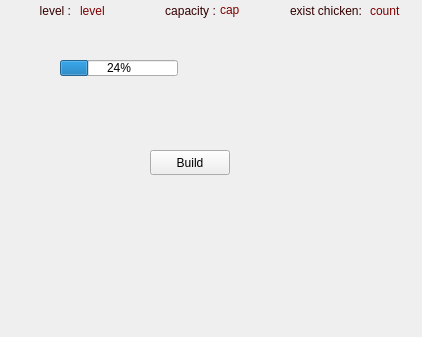
<?xml version="1.0" encoding="UTF-8"?>
<ui version="4.0">
 <class>checken_coop</class>
 <widget class="QDialog" name="checken_coop">
  <property name="geometry">
   <rect>
    <x>0</x>
    <y>0</y>
    <width>422</width>
    <height>337</height>
   </rect>
  </property>
  <property name="minimumSize">
   <size>
    <width>422</width>
    <height>337</height>
   </size>
  </property>
  <property name="maximumSize">
   <size>
    <width>422</width>
    <height>337</height>
   </size>
  </property>
  <property name="windowTitle">
   <string>chicken coop</string>
  </property>
  <property name="sizeGripEnabled">
   <bool>false</bool>
  </property>
  <widget class="QPushButton" name="feed">
   <property name="geometry">
    <rect>
     <x>70</x>
     <y>190</y>
     <width>161</width>
     <height>151</height>
    </rect>
   </property>
   <property name="cursor">
    <cursorShape>PointingHandCursor</cursorShape>
   </property>
   <property name="toolTip">
    <string>&lt;html&gt;&lt;head/&gt;&lt;body&gt;&lt;p&gt;&lt;span style=&quot; color:#ffffff;&quot;&gt;Feeding chickens&lt;/span&gt;&lt;/p&gt;&lt;/body&gt;&lt;/html&gt;</string>
   </property>
   <property name="styleSheet">
    <string notr="true">background-color: qlineargradient(spread:pad, x1:0, y1:0, x2:1, y2:1, stop:1 rgba(0, 0, 0, 0));
border : none;</string>
   </property>
   <property name="text">
    <string/>
   </property>
   <property name="icon">
    <iconset resource="game_recources.qrc">
     <normaloff>:/game_backgrounds/pics_project/feeding_hen.png</normaloff>:/game_backgrounds/pics_project/feeding_hen.png</iconset>
   </property>
   <property name="iconSize">
    <size>
     <width>200</width>
     <height>200</height>
    </size>
   </property>
  </widget>
  <widget class="QPushButton" name="upgrade">
   <property name="geometry">
    <rect>
     <x>0</x>
     <y>40</y>
     <width>71</width>
     <height>61</height>
    </rect>
   </property>
   <property name="cursor">
    <cursorShape>PointingHandCursor</cursorShape>
   </property>
   <property name="toolTip">
    <string>&lt;html&gt;&lt;head/&gt;&lt;body&gt;&lt;p&gt;&lt;span style=&quot; color:#ffffff;&quot;&gt;Upgrade&lt;/span&gt;&lt;/p&gt;&lt;/body&gt;&lt;/html&gt;</string>
   </property>
   <property name="styleSheet">
    <string notr="true">background-color: qlineargradient(spread:pad, x1:0, y1:0, x2:1, y2:1, stop:1 rgba(0, 0, 0, 0));
border: none;
</string>
   </property>
   <property name="text">
    <string/>
   </property>
   <property name="icon">
    <iconset resource="game_recources.qrc">
     <normaloff>:/game_backgrounds/pics_project/upgrade.png</normaloff>:/game_backgrounds/pics_project/upgrade.png</iconset>
   </property>
   <property name="iconSize">
    <size>
     <width>70</width>
     <height>70</height>
    </size>
   </property>
  </widget>
  <widget class="QPushButton" name="collecteggs">
   <property name="geometry">
    <rect>
     <x>-10</x>
     <y>100</y>
     <width>81</width>
     <height>101</height>
    </rect>
   </property>
   <property name="cursor">
    <cursorShape>PointingHandCursor</cursorShape>
   </property>
   <property name="toolTip">
    <string>&lt;html&gt;&lt;head/&gt;&lt;body&gt;&lt;p&gt;&lt;span style=&quot; color:#ffffff;&quot;&gt;Collecting eggs&lt;/span&gt;&lt;/p&gt;&lt;/body&gt;&lt;/html&gt;</string>
   </property>
   <property name="styleSheet">
    <string notr="true">background-color: qlineargradient(spread:pad, x1:0, y1:0, x2:1, y2:1, stop:1 rgba(0, 0, 0, 0));
border : none;</string>
   </property>
   <property name="text">
    <string/>
   </property>
   <property name="icon">
    <iconset resource="game_recources.qrc">
     <normaloff>:/game_backgrounds/pics_project/egg_collecting.png</normaloff>:/game_backgrounds/pics_project/egg_collecting.png</iconset>
   </property>
   <property name="iconSize">
    <size>
     <width>100</width>
     <height>100</height>
    </size>
   </property>
  </widget>
  <widget class="QLabel" name="label">
   <property name="geometry">
    <rect>
     <x>290</x>
     <y>0</y>
     <width>81</width>
     <height>21</height>
    </rect>
   </property>
   <property name="styleSheet">
    <string notr="true">color: rgb(52, 0, 0);</string>
   </property>
   <property name="text">
    <string>exist chicken:</string>
   </property>
  </widget>
  <widget class="QLabel" name="label_2">
   <property name="geometry">
    <rect>
     <x>20</x>
     <y>0</y>
     <width>51</width>
     <height>21</height>
    </rect>
   </property>
   <property name="styleSheet">
    <string notr="true">color: rgb(52, 0, 0);</string>
   </property>
   <property name="text">
    <string>level :</string>
   </property>
   <property name="alignment">
    <set>Qt::AlignRight|Qt::AlignTrailing|Qt::AlignVCenter</set>
   </property>
  </widget>
  <widget class="QLabel" name="label_3">
   <property name="geometry">
    <rect>
     <x>160</x>
     <y>0</y>
     <width>61</width>
     <height>21</height>
    </rect>
   </property>
   <property name="styleSheet">
    <string notr="true">color: rgb(52, 0, 0);</string>
   </property>
   <property name="text">
    <string>capacity :</string>
   </property>
   <property name="alignment">
    <set>Qt::AlignCenter</set>
   </property>
  </widget>
  <widget class="QLabel" name="count">
   <property name="geometry">
    <rect>
     <x>370</x>
     <y>0</y>
     <width>31</width>
     <height>21</height>
    </rect>
   </property>
   <property name="styleSheet">
    <string notr="true">color: rgb(127, 0, 0);</string>
   </property>
   <property name="text">
    <string>count</string>
   </property>
   <property name="alignment">
    <set>Qt::AlignLeading|Qt::AlignLeft|Qt::AlignVCenter</set>
   </property>
  </widget>
  <widget class="QLabel" name="level">
   <property name="geometry">
    <rect>
     <x>80</x>
     <y>0</y>
     <width>31</width>
     <height>21</height>
    </rect>
   </property>
   <property name="styleSheet">
    <string notr="true">color: rgb(127, 0, 0);</string>
   </property>
   <property name="text">
    <string>level</string>
   </property>
   <property name="alignment">
    <set>Qt::AlignLeading|Qt::AlignLeft|Qt::AlignVCenter</set>
   </property>
  </widget>
  <widget class="QLabel" name="capacity">
   <property name="geometry">
    <rect>
     <x>220</x>
     <y>-1</y>
     <width>21</width>
     <height>21</height>
    </rect>
   </property>
   <property name="styleSheet">
    <string notr="true">color: rgb(127, 0, 0);</string>
   </property>
   <property name="text">
    <string>cap</string>
   </property>
   <property name="alignment">
    <set>Qt::AlignLeading|Qt::AlignLeft|Qt::AlignVCenter</set>
   </property>
  </widget>
  <widget class="QLabel" name="label_4">
   <property name="geometry">
    <rect>
     <x>0</x>
     <y>-5</y>
     <width>431</width>
     <height>341</height>
    </rect>
   </property>
   <property name="text">
    <string/>
   </property>
   <property name="pixmap">
    <pixmap resource="game_recources.qrc">:/game_backgrounds/pics_project/chickens-chicken-coop-farm_43633-10574.jpg</pixmap>
   </property>
   <property name="scaledContents">
    <bool>true</bool>
   </property>
  </widget>
  <widget class="QLabel" name="label_5">
   <property name="geometry">
    <rect>
     <x>0</x>
     <y>0</y>
     <width>141</width>
     <height>31</height>
    </rect>
   </property>
   <property name="text">
    <string/>
   </property>
   <property name="pixmap">
    <pixmap resource="game_recources.qrc">:/game_backgrounds/pics_project/push botton.png</pixmap>
   </property>
   <property name="scaledContents">
    <bool>true</bool>
   </property>
  </widget>
  <widget class="QLabel" name="label_6">
   <property name="geometry">
    <rect>
     <x>140</x>
     <y>0</y>
     <width>131</width>
     <height>31</height>
    </rect>
   </property>
   <property name="text">
    <string/>
   </property>
   <property name="pixmap">
    <pixmap resource="game_recources.qrc">:/game_backgrounds/pics_project/push botton.png</pixmap>
   </property>
   <property name="scaledContents">
    <bool>true</bool>
   </property>
  </widget>
  <widget class="QLabel" name="label_7">
   <property name="geometry">
    <rect>
     <x>260</x>
     <y>0</y>
     <width>161</width>
     <height>31</height>
    </rect>
   </property>
   <property name="text">
    <string/>
   </property>
   <property name="pixmap">
    <pixmap resource="game_recources.qrc">:/game_backgrounds/pics_project/push botton.png</pixmap>
   </property>
   <property name="scaledContents">
    <bool>true</bool>
   </property>
  </widget>
  <widget class="QPushButton" name="build_pushButton">
   <property name="geometry">
    <rect>
     <x>150</x>
     <y>150</y>
     <width>80</width>
     <height>25</height>
    </rect>
   </property>
   <property name="text">
    <string>Build</string>
   </property>
  </widget>
  <widget class="QProgressBar" name="chicken_pro">
   <property name="enabled">
    <bool>true</bool>
   </property>
   <property name="geometry">
    <rect>
     <x>60</x>
     <y>60</y>
     <width>118</width>
     <height>16</height>
    </rect>
   </property>
   <property name="minimumSize">
    <size>
     <width>118</width>
     <height>0</height>
    </size>
   </property>
   <property name="cursor">
    <cursorShape>WaitCursor</cursorShape>
   </property>
   <property name="styleSheet">
    <string notr="true">image: url(:/game_backgrounds/pics_project/push botton.png);</string>
   </property>
   <property name="value">
    <number>24</number>
   </property>
   <property name="alignment">
    <set>Qt::AlignCenter</set>
   </property>
  </widget>
  <zorder>label_4</zorder>
  <zorder>feed</zorder>
  <zorder>upgrade</zorder>
  <zorder>collecteggs</zorder>
  <zorder>label_5</zorder>
  <zorder>label_6</zorder>
  <zorder>label_7</zorder>
  <zorder>level</zorder>
  <zorder>capacity</zorder>
  <zorder>count</zorder>
  <zorder>label_3</zorder>
  <zorder>label</zorder>
  <zorder>label_2</zorder>
  <zorder>build_pushButton</zorder>
  <zorder>chicken_pro</zorder>
 </widget>
 <resources>
  <include location="game_recources.qrc"/>
 </resources>
 <connections/>
</ui>
